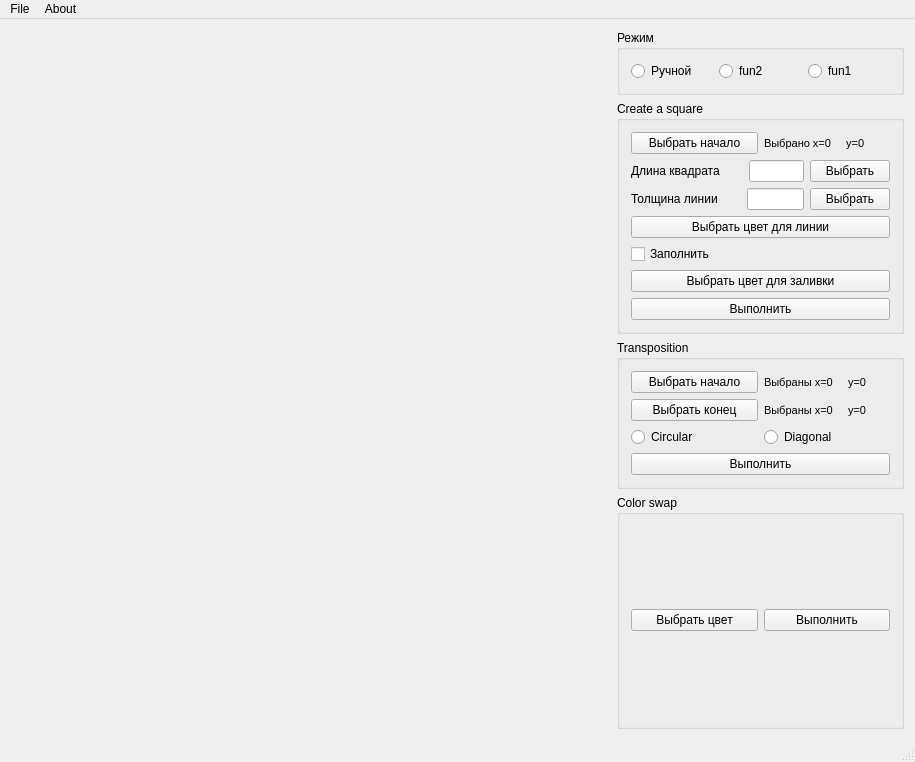
<?xml version="1.0" encoding="UTF-8"?>
<ui version="4.0">
 <class>MainWindow</class>
 <widget class="QMainWindow" name="MainWindow">
  <property name="windowModality">
   <enum>Qt::WindowModal</enum>
  </property>
  <property name="geometry">
   <rect>
    <x>0</x>
    <y>0</y>
    <width>915</width>
    <height>762</height>
   </rect>
  </property>
  <property name="sizePolicy">
   <sizepolicy hsizetype="Preferred" vsizetype="Preferred">
    <horstretch>0</horstretch>
    <verstretch>0</verstretch>
   </sizepolicy>
  </property>
  <property name="minimumSize">
   <size>
    <width>915</width>
    <height>625</height>
   </size>
  </property>
  <property name="cursor">
   <cursorShape>ArrowCursor</cursorShape>
  </property>
  <property name="windowTitle">
   <string>MainWindow</string>
  </property>
  <widget class="QWidget" name="centralWidget">
   <layout class="QGridLayout" name="gridLayout_2">
    <item row="0" column="0">
     <widget class="ClickableLabel" name="image">
      <property name="sizePolicy">
       <sizepolicy hsizetype="Preferred" vsizetype="Preferred">
        <horstretch>0</horstretch>
        <verstretch>0</verstretch>
       </sizepolicy>
      </property>
      <property name="text">
       <string/>
      </property>
      <property name="pixmap">
       <pixmap>../../../CLionProjects/png-editor/resize.png</pixmap>
      </property>
      <property name="scaledContents">
       <bool>false</bool>
      </property>
      <property name="alignment">
       <set>Qt::AlignLeading|Qt::AlignLeft|Qt::AlignTop</set>
      </property>
     </widget>
    </item>
    <item row="0" column="1">
     <layout class="QGridLayout" name="gridLayout">
      <item row="1" column="0">
       <widget class="QGroupBox" name="Create_a_square">
        <property name="maximumSize">
         <size>
          <width>287</width>
          <height>16777215</height>
         </size>
        </property>
        <property name="cursor">
         <cursorShape>ArrowCursor</cursorShape>
        </property>
        <property name="title">
         <string>Сreate a square</string>
        </property>
        <layout class="QVBoxLayout" name="verticalLayout">
         <item>
          <layout class="QHBoxLayout" name="horizontalLayout_9">
           <item>
            <widget class="QPushButton" name="chouse_cord_1">
             <property name="maximumSize">
              <size>
               <width>128</width>
               <height>16777215</height>
              </size>
             </property>
             <property name="styleSheet">
              <string notr="true"/>
             </property>
             <property name="text">
              <string>Выбрать начало</string>
             </property>
            </widget>
           </item>
           <item>
            <widget class="QLabel" name="x_up_and_y_up1">
             <property name="maximumSize">
              <size>
               <width>127</width>
               <height>16777215</height>
              </size>
             </property>
             <property name="font">
              <font>
               <pointsize>8</pointsize>
              </font>
             </property>
             <property name="text">
              <string>Выбрано x=0     y=0     </string>
             </property>
            </widget>
           </item>
          </layout>
         </item>
         <item>
          <layout class="QHBoxLayout" name="horizontalLayout">
           <item>
            <widget class="QLabel" name="label_2">
             <property name="maximumSize">
              <size>
               <width>114</width>
               <height>16777215</height>
              </size>
             </property>
             <property name="text">
              <string>Длина квадрата</string>
             </property>
            </widget>
           </item>
           <item>
            <widget class="QLineEdit" name="side_size">
             <property name="maximumSize">
              <size>
               <width>55</width>
               <height>16777215</height>
              </size>
             </property>
            </widget>
           </item>
           <item>
            <widget class="QPushButton" name="but_for_side_size">
             <property name="maximumSize">
              <size>
               <width>80</width>
               <height>16777215</height>
              </size>
             </property>
             <property name="styleSheet">
              <string notr="true"/>
             </property>
             <property name="text">
              <string>Выбрать</string>
             </property>
            </widget>
           </item>
          </layout>
         </item>
         <item>
          <layout class="QHBoxLayout" name="horizontalLayout_2">
           <item>
            <widget class="QLabel" name="label_5">
             <property name="maximumSize">
              <size>
               <width>112</width>
               <height>16777215</height>
              </size>
             </property>
             <property name="text">
              <string>Толщина линии</string>
             </property>
            </widget>
           </item>
           <item>
            <widget class="QLineEdit" name="line_thicknes">
             <property name="maximumSize">
              <size>
               <width>57</width>
               <height>16777215</height>
              </size>
             </property>
            </widget>
           </item>
           <item>
            <widget class="QPushButton" name="but_for_line_thicknes">
             <property name="maximumSize">
              <size>
               <width>80</width>
               <height>16777215</height>
              </size>
             </property>
             <property name="styleSheet">
              <string notr="true"/>
             </property>
             <property name="text">
              <string>Выбрать</string>
             </property>
            </widget>
           </item>
          </layout>
         </item>
         <item>
          <layout class="QHBoxLayout" name="horizontalLayout_10">
           <item>
            <widget class="QPushButton" name="color_for_line">
             <property name="maximumSize">
              <size>
               <width>261</width>
               <height>16777215</height>
              </size>
             </property>
             <property name="styleSheet">
              <string notr="true"/>
             </property>
             <property name="text">
              <string>Выбрать цвет для линии</string>
             </property>
            </widget>
           </item>
          </layout>
         </item>
         <item>
          <widget class="QCheckBox" name="checkBox">
           <property name="maximumSize">
            <size>
             <width>263</width>
             <height>16777215</height>
            </size>
           </property>
           <property name="text">
            <string>Заполнить</string>
           </property>
          </widget>
         </item>
         <item>
          <layout class="QHBoxLayout" name="horizontalLayout_11">
           <item>
            <widget class="QPushButton" name="color_for_fill">
             <property name="maximumSize">
              <size>
               <width>261</width>
               <height>16777215</height>
              </size>
             </property>
             <property name="styleSheet">
              <string notr="true"/>
             </property>
             <property name="text">
              <string>Выбрать цвет для заливки</string>
             </property>
            </widget>
           </item>
          </layout>
         </item>
         <item>
          <widget class="QPushButton" name="push_create_a_square">
           <property name="maximumSize">
            <size>
             <width>263</width>
             <height>16777215</height>
            </size>
           </property>
           <property name="styleSheet">
            <string notr="true"/>
           </property>
           <property name="text">
            <string>Выполнить</string>
           </property>
          </widget>
         </item>
        </layout>
       </widget>
      </item>
      <item row="3" column="0">
       <widget class="QGroupBox" name="Color_swap">
        <property name="sizePolicy">
         <sizepolicy hsizetype="Preferred" vsizetype="Preferred">
          <horstretch>0</horstretch>
          <verstretch>200</verstretch>
         </sizepolicy>
        </property>
        <property name="maximumSize">
         <size>
          <width>287</width>
          <height>16777215</height>
         </size>
        </property>
        <property name="title">
         <string>Сolor swap</string>
        </property>
        <layout class="QVBoxLayout" name="verticalLayout_3">
         <item>
          <layout class="QHBoxLayout" name="horizontalLayout_4">
           <item>
            <widget class="QPushButton" name="color_for_swap">
             <property name="maximumSize">
              <size>
               <width>128</width>
               <height>16777215</height>
              </size>
             </property>
             <property name="styleSheet">
              <string notr="true"/>
             </property>
             <property name="text">
              <string>Выбрать цвет</string>
             </property>
            </widget>
           </item>
           <item>
            <widget class="QPushButton" name="color_swap">
             <property name="maximumSize">
              <size>
               <width>127</width>
               <height>16777215</height>
              </size>
             </property>
             <property name="styleSheet">
              <string notr="true"/>
             </property>
             <property name="text">
              <string>Выполнить</string>
             </property>
            </widget>
           </item>
          </layout>
         </item>
        </layout>
       </widget>
      </item>
      <item row="2" column="0">
       <widget class="QGroupBox" name="Transposition">
        <property name="maximumSize">
         <size>
          <width>287</width>
          <height>16777215</height>
         </size>
        </property>
        <property name="title">
         <string>Transposition</string>
        </property>
        <layout class="QVBoxLayout" name="verticalLayout_2">
         <item>
          <layout class="QHBoxLayout" name="horizontalLayout_5">
           <item>
            <widget class="QPushButton" name="chouse_cord_2">
             <property name="sizePolicy">
              <sizepolicy hsizetype="Minimum" vsizetype="Fixed">
               <horstretch>0</horstretch>
               <verstretch>0</verstretch>
              </sizepolicy>
             </property>
             <property name="maximumSize">
              <size>
               <width>128</width>
               <height>16777215</height>
              </size>
             </property>
             <property name="styleSheet">
              <string notr="true"/>
             </property>
             <property name="text">
              <string>Выбрать начало</string>
             </property>
            </widget>
           </item>
           <item>
            <widget class="QLabel" name="x_up_and_y_up2">
             <property name="maximumSize">
              <size>
               <width>127</width>
               <height>16777215</height>
              </size>
             </property>
             <property name="font">
              <font>
               <pointsize>8</pointsize>
              </font>
             </property>
             <property name="text">
              <string>Выбраны x=0     y=0     </string>
             </property>
            </widget>
           </item>
          </layout>
         </item>
         <item>
          <layout class="QHBoxLayout" name="horizontalLayout_8">
           <item>
            <widget class="QPushButton" name="chouse_cord_3">
             <property name="maximumSize">
              <size>
               <width>128</width>
               <height>16777215</height>
              </size>
             </property>
             <property name="styleSheet">
              <string notr="true"/>
             </property>
             <property name="text">
              <string>Выбрать конец</string>
             </property>
            </widget>
           </item>
           <item>
            <widget class="QLabel" name="x_up_and_y_up3">
             <property name="maximumSize">
              <size>
               <width>127</width>
               <height>16777215</height>
              </size>
             </property>
             <property name="font">
              <font>
               <pointsize>8</pointsize>
              </font>
             </property>
             <property name="text">
              <string>Выбраны x=0     y=0     </string>
             </property>
            </widget>
           </item>
          </layout>
         </item>
         <item>
          <layout class="QHBoxLayout" name="horizontalLayout_3">
           <item>
            <widget class="QRadioButton" name="Circular">
             <property name="maximumSize">
              <size>
               <width>128</width>
               <height>16777215</height>
              </size>
             </property>
             <property name="text">
              <string>Circular</string>
             </property>
            </widget>
           </item>
           <item>
            <widget class="QRadioButton" name="Diagonal">
             <property name="maximumSize">
              <size>
               <width>127</width>
               <height>16777215</height>
              </size>
             </property>
             <property name="text">
              <string>Diagonal</string>
             </property>
            </widget>
           </item>
          </layout>
         </item>
         <item>
          <widget class="QPushButton" name="Transposition_2">
           <property name="maximumSize">
            <size>
             <width>263</width>
             <height>16777215</height>
            </size>
           </property>
           <property name="styleSheet">
            <string notr="true"/>
           </property>
           <property name="text">
            <string>Выполнить</string>
           </property>
          </widget>
         </item>
        </layout>
       </widget>
      </item>
      <item row="0" column="0">
       <widget class="QGroupBox" name="groupBox">
        <property name="sizePolicy">
         <sizepolicy hsizetype="Preferred" vsizetype="Preferred">
          <horstretch>0</horstretch>
          <verstretch>0</verstretch>
         </sizepolicy>
        </property>
        <property name="title">
         <string>Режим</string>
        </property>
        <layout class="QHBoxLayout" name="horizontalLayout_6">
         <item>
          <widget class="QRadioButton" name="Hand">
           <property name="text">
            <string>Ручной</string>
           </property>
          </widget>
         </item>
         <item>
          <widget class="QRadioButton" name="but_for_fun2">
           <property name="text">
            <string>fun2</string>
           </property>
          </widget>
         </item>
         <item>
          <widget class="QRadioButton" name="but_for_fun1">
           <property name="text">
            <string>fun1</string>
           </property>
          </widget>
         </item>
        </layout>
       </widget>
      </item>
     </layout>
    </item>
   </layout>
  </widget>
  <widget class="QMenuBar" name="menuBar">
   <property name="geometry">
    <rect>
     <x>0</x>
     <y>0</y>
     <width>915</width>
     <height>22</height>
    </rect>
   </property>
   <widget class="QMenu" name="menuFile">
    <property name="title">
     <string>File</string>
    </property>
    <addaction name="actionOpen"/>
    <addaction name="actionSave_as"/>
    <addaction name="actionQuit"/>
   </widget>
   <widget class="QMenu" name="menuAbout">
    <property name="title">
     <string>About</string>
    </property>
    <addaction name="actionAbout"/>
   </widget>
   <addaction name="menuFile"/>
   <addaction name="menuAbout"/>
  </widget>
  <widget class="QStatusBar" name="statusBar"/>
  <action name="actionOpen">
   <property name="text">
    <string>Open</string>
   </property>
  </action>
  <action name="actionQuit">
   <property name="text">
    <string>Quit</string>
   </property>
  </action>
  <action name="actionSave_as">
   <property name="text">
    <string>Save_as</string>
   </property>
  </action>
  <action name="actionAbout">
   <property name="text">
    <string>About</string>
   </property>
  </action>
 </widget>
 <layoutdefault spacing="6" margin="11"/>
 <customwidgets>
  <customwidget>
   <class>ClickableLabel</class>
   <extends>QLabel</extends>
   <header>clickablelabel.h</header>
   <slots>
    <signal>clicked()</signal>
    <slot>cli()</slot>
   </slots>
  </customwidget>
 </customwidgets>
 <resources/>
 <connections/>
</ui>
